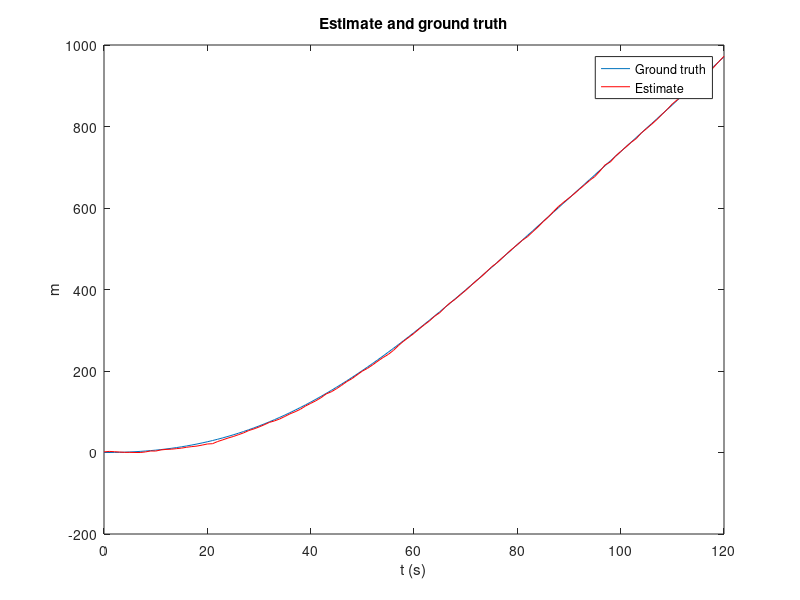
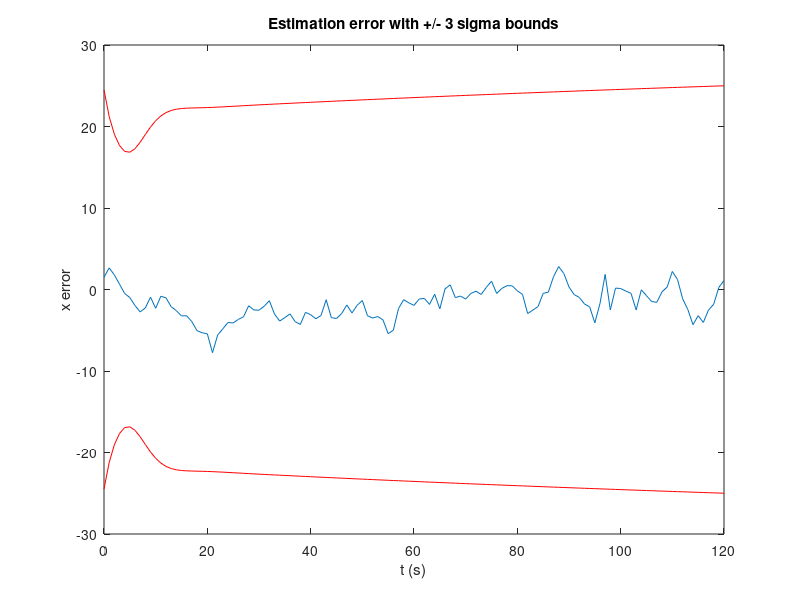

Write the MATLAB code that produced these figures, in order.
% Model for a fast implementation of Kalman filter
% Ph. Bonnifait
clear
clc
load simulated_data.mat; %load variables in the workspace

nepoch=length(t);

%size of the state
n=2; %for instance X=(x,y,vx,vy) - to be changed

% Variables used to store the results
Xs=zeros(n,nepoch); 
%If we want to store some terms of the covariance matrix, wr allocate
%before some memory
Px1=zeros(1,nepoch); %variance
Px1x2=zeros(1,nepoch); %covariance

% Initial state of the filter (to be changed)
X=zeros(n,1);
P=100*eye(n,n);
C = [1,0]
Qv = 400000000000; % standard deviation of the noise on the model
gps.sx = 200;
for i=1:nepoch
    % first we compute the matrices of the model
    Q = [dt(i)^2/4*Qv,0;0,Qv]; % random noise on the model
    A = [1,dt(i);0,1]; % no command
    R = gps.sx; % random noise on the measurements
    Y = gps.x(i);
    % measurement update (estimation)
    % error on the estimation
    epsilon = Y-C*X;
    K = P*C'*1/(C*P*C'+R); % Kalman gain (Pxy)*Py-1
    X = X+K*epsilon; % update of X (Xk|k)
    P = (eye(2)-K*C)*P*(eye(2)-K*C)'+K*R*K'; % cov matrix of the update (Pk|k)
    
    % Storage (corresponds to the output of the filter)
    Xs(:,i)=X;
    Px1(i)=P(1,1);
    Px1x2(i)=P(1,2);
    %...
    
    % time update (prediction)
    X = A*X; % prediction (Xk|k-1)

    % covariance matrix of the estimate
    P = A*P*A'+Q; % cov matrix of the prediction (Pk|k-1)



end

% Estimate + reference display
figure
plot(t,strada.x,t,Xs(1,:)','r');
ylabel('m');
xlabel('t (s)');
title('Estimate and ground truth');
legend('Ground truth','Estimate');

% Errors display with +/- 3 sigma bounds
figure;
plot(t,Xs(1,:)'-strada.x);zoom on;hold on;
plot(t,3*sqrt(Px1),'r');plot(t,-3*sqrt(Px1),'r');ylabel('x error');
xlabel('t (s)');
title('Estimation error with +/- 3 sigma bounds');

disp(['Error mean in x= ', num2str(mean(Xs(1,:)'-strada.x)),...
      '. Error max in x= ', num2str(max(abs(Xs(1,:)'-strada.x)))]);
